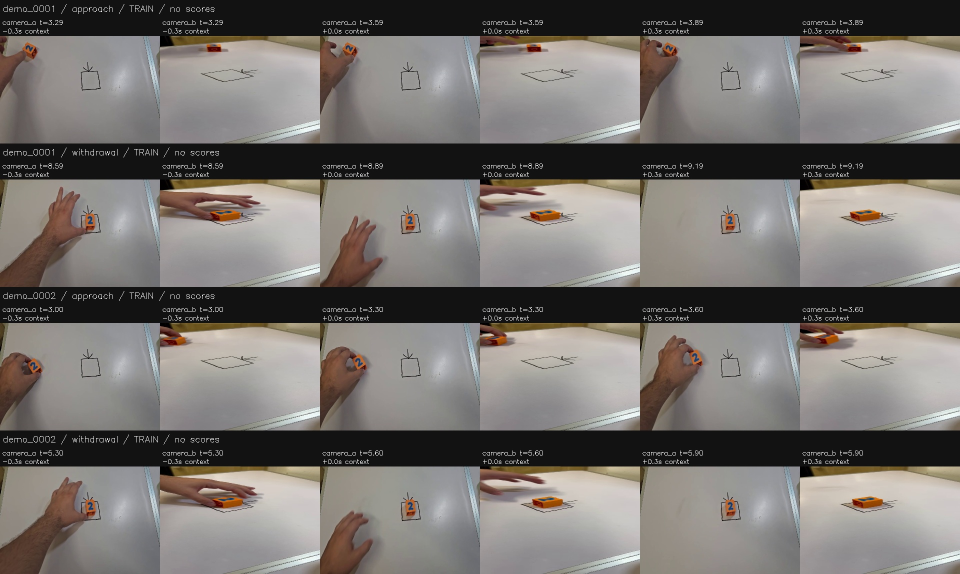
#> input picture experiment-history/2026-10-12-video04/blinded-1.jpg, 1920 x 1148 px (shown at 1/2 size)
$ python -i simple_goal_classifier.py   (imports and definitions only)
#> lines starting #> are read from the running program, lines starting #| are printed output that depends on the picture; after the words box and inside, x2 and y2 are one past the last pixel; in counts of white or black regions, pixels touching at a corner belong together
"""Small learned RGB goal checker. No simulator import or current state access.

The learned part recognizes a directed numeral from color features. Declared
position tolerance and visible target containment are separate geometric checks.
Single-view output is visual evidence, never proof of release, contact or stability.
"""
from functools import lru_cache
import hashlib
import os
from pathlib import Path
import cv2
import numpy as np

FEATURE_SIDE = 24
DEFAULT_MODEL = '/var/tmp/typhon-goal-classifier-20261009/model.npz'


def rgb_features(rgb, target_yaw_rad=0.):
#> called with target_yaw_rad = 0
    rgb = np.asarray(rgb)
    if rgb.ndim != 3 or rgb.shape[2] != 3 or rgb.dtype != np.uint8:
        raise ValueError('Expected uint8 HWC RGB image')
    hsv = cv2.cvtColor(rgb, cv2.COLOR_RGB2HSV)
#> hsv: shape (1148, 1920, 3); mean H, S, V 36.7, 19.9, 119.8
    orange = cv2.inRange(hsv, (3, 95, 55), (29, 255, 255))
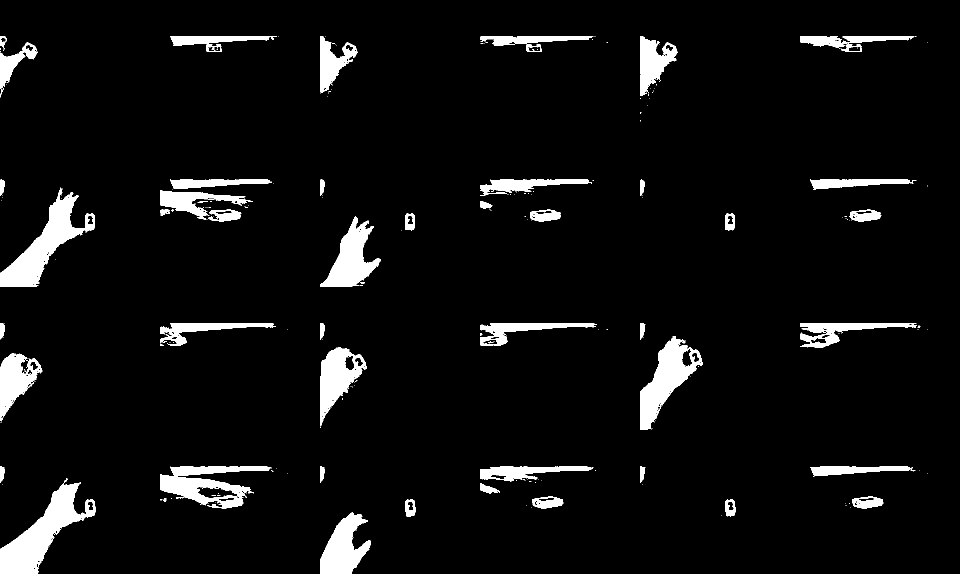
#> orange: shape (1148, 1920) (shown at 1/2 size); 5.8% white; 253 white regions (198 under 20 px), largest, box (x1, y1, x2, y2) and area: (0, 964, 192, 1148) 12741, (0, 375, 190, 574) 11527, (1280, 673, 1405, 860) 9296
    count, labels, stats, centers = cv2.connectedComponentsWithStats(orange, 8)
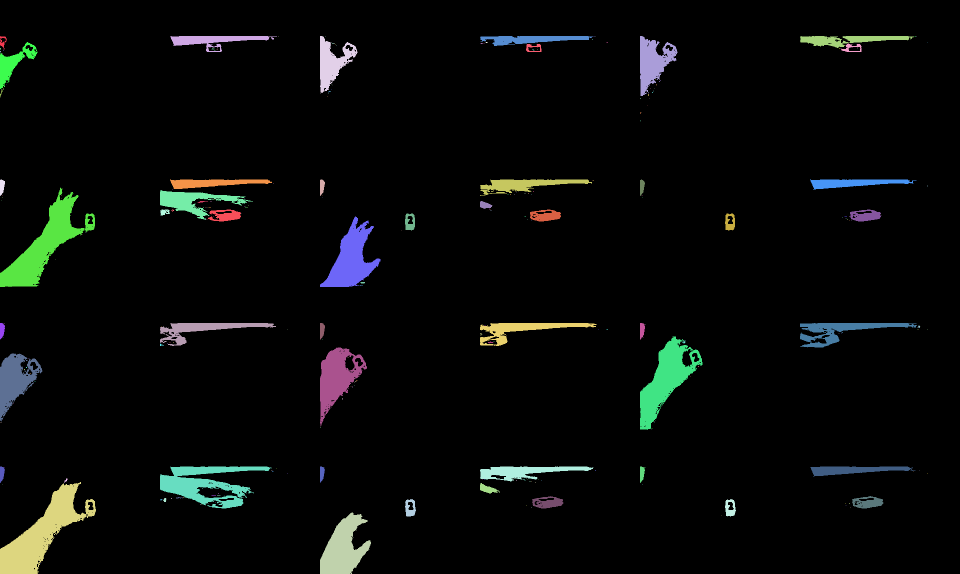
#> labels: shape (1148, 1920) int32 (shown at 1/2 size); 254 distinct labels, from 0 to 253; one colour per label, 0 black
#> count = 254; stats = 254 rows, first 6: [0, 0, 1920, 1148, 2075444], [0, 72, 14, 27, 156], [341, 72, 213, 32, 2755], [557, 73, 1, 1, 1], [640, 72, 75, 115, 3826], [650, 73, 1, 1, 1]; centers = 254 pairs, first value 0 to 1854, second value 73 to 1127
    candidates = sorted([tuple(map(int, row)) for row in stats[1:] if 25 <= row[4] <= rgb.shape[0]*rgb.shape[1]*.08], key=lambda r:r[4], reverse=True)
#> candidates = 53 items, first 6: (0, 964, 192, 184, 12741), (0, 375, 190, 199, 11527), (1280, 673, 125, 187, 9296), (320, 933, 224, 84, 8300), (640, 433, 121, 141, 7646), (640, 1025, 102, 123, 7146)
    if not candidates or (len(candidates)>1 and candidates[1][4]>.6*candidates[0][4]):
        return None, {'observable': False, 'reason': 'orange_object_missing_or_ambiguous'}
    x,y,w,h,area = candidates[0]
    if min(w,h)<6 or max(w,h)>rgb.shape[0]*.25:
        return None, {'observable': False, 'reason': 'object_scale_unsupported'}
    cx,cy=x+(w-1)/2,y+(h-1)/2
    side=int(np.ceil(max(w,h)*1.6))+6
    transform=cv2.getRotationMatrix2D((cx,cy), -float(np.degrees(target_yaw_rad)), 1.)
    transform[:,2] += np.array([side/2-cx,side/2-cy])
    patch=cv2.warpAffine(rgb,transform,(side,side),flags=cv2.INTER_NEAREST,borderValue=(110,110,110))
    phsv=cv2.cvtColor(patch,cv2.COLOR_RGB2HSV)
    blue=cv2.inRange(phsv,(88,70,25),(137,255,255))
    orangep=cv2.inRange(phsv,(3,95,55),(29,255,255))
    ys,xs=np.where(blue>0)
    info={'observable':len(xs)>=6, 'reason':'visible_colored_numeral' if len(xs)>=6 else 'numeral_unobservable',
          'object_bbox_xywh':[x,y,w,h], 'object_center_px':[cx,cy], 'orange_pixels':area,
          'blue_pixels':int(len(xs)), 'object_fill':float(area/(w*h))}
    if len(xs)<6:return None,info
    glyph=blue[ys.min():ys.max()+1,xs.min():xs.max()+1]
    glyph=cv2.resize(glyph,(FEATURE_SIDE,FEATURE_SIDE),interpolation=cv2.INTER_AREA).astype(np.float32)/255
    obj=cv2.resize(orangep,(FEATURE_SIDE,FEATURE_SIDE),interpolation=cv2.INTER_AREA).astype(np.float32)/255
    extras=np.array([len(xs)/area,area/(w*h),w/h,glyph.mean()],np.float32)
    blue_canvas=cv2.resize(blue,(FEATURE_SIDE,FEATURE_SIDE),interpolation=cv2.INTER_AREA).astype(np.float32)/255
    features=np.r_[glyph.ravel(),obj.ravel(),blue_canvas.ravel(),extras]
    info['glyph_signature']=glyph.ravel().round(3).tolist()
    return features,info


# [24 lines left out: function target_geometry, not called in this run]


class GoalSuccessClassifier:
    # [65 lines left out: functions __init__, __call__, not called in this run]


@lru_cache(maxsize=2)
def _cached_classifier(path):return GoalSuccessClassifier(path)


def classify_goal_image(observation_rgb,goal_context=None):
    return _cached_classifier(os.environ.get('TYPHON_GOAL_CLASSIFIER',DEFAULT_MODEL))(observation_rgb,goal_context)

>>> import cv2
>>> picture = cv2.cvtColor(cv2.imread('../../experiment-history/2026-10-12-video04/blinded-1.jpg'), cv2.COLOR_BGR2RGB)
>>> result = rgb_features(picture)

$ run again, on experiment-history/2026-10-12-video04/blinded-4.jpg
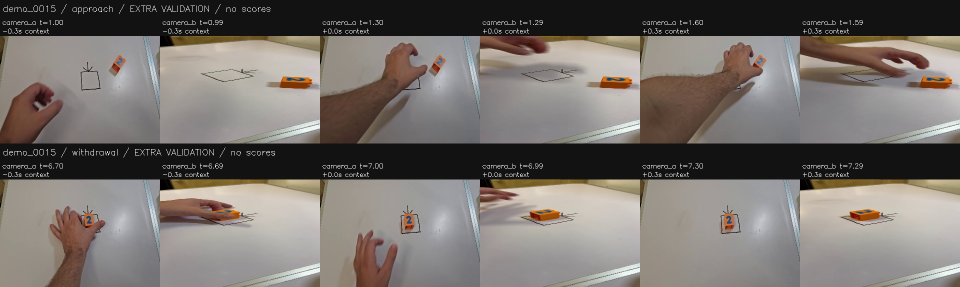
#> input picture experiment-history/2026-10-12-video04/blinded-4.jpg, 1920 x 574 px (shown at 1/2 size)
#> hsv: shape (574, 1920, 3); mean H, S, V 38.5, 25.5, 119.5
#> in rgb_features, `orange = cv2.inRange(hsv, (3, 95, 55), (29, 255, 255))`:
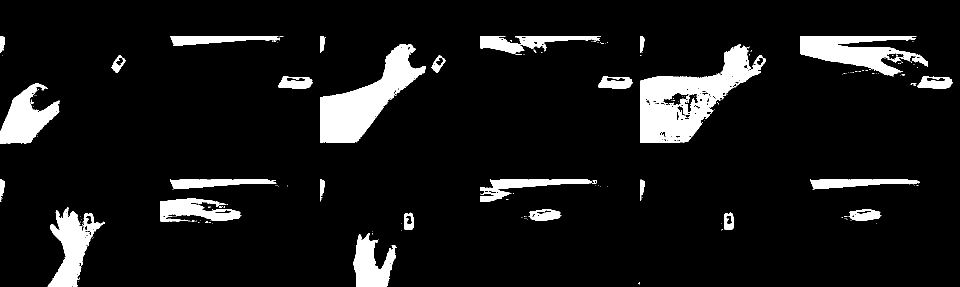
#> orange: shape (574, 1920) (shown at 1/2 size); 8.9% white; 194 white regions (166 under 20 px), largest, box (x1, y1, x2, y2) and area: (1280, 88, 1532, 286) 20721, (640, 88, 852, 286) 16755, (1600, 72, 1856, 153) 10159
#> in rgb_features, `count, labels, stats, centers = cv2.connectedComponentsWithStats(orang..`:
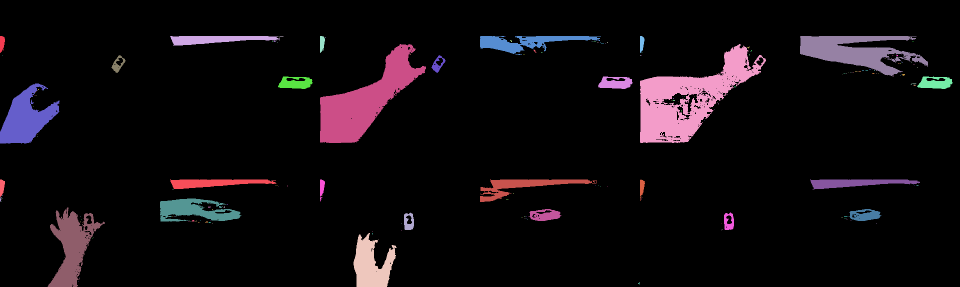
#> labels: shape (574, 1920) int32 (shown at 1/2 size); 195 distinct labels, from 0 to 194; one colour per label, 0 black
#> count = 195; stats = 195 rows, first 6: [0, 0, 1920, 574, 1004314], [0, 72, 10, 34, 256], [340, 72, 219, 20, 2634], [557, 73, 1, 1, 1], [559, 73, 8, 2, 9], [640, 72, 10, 34, 257]; centers = 195 pairs, first value 0.647 to 1870.4, second value 73 to 566.2
#> candidates = 28 items, first 6: (1280, 88, 252, 198, 20721), (640, 88, 212, 198, 16755), (1600, 72, 256, 81, 10159), (95, 415, 115, 159, 7982), (0, 167, 119, 120, 7469), (707, 466, 86, 108, 5493)
